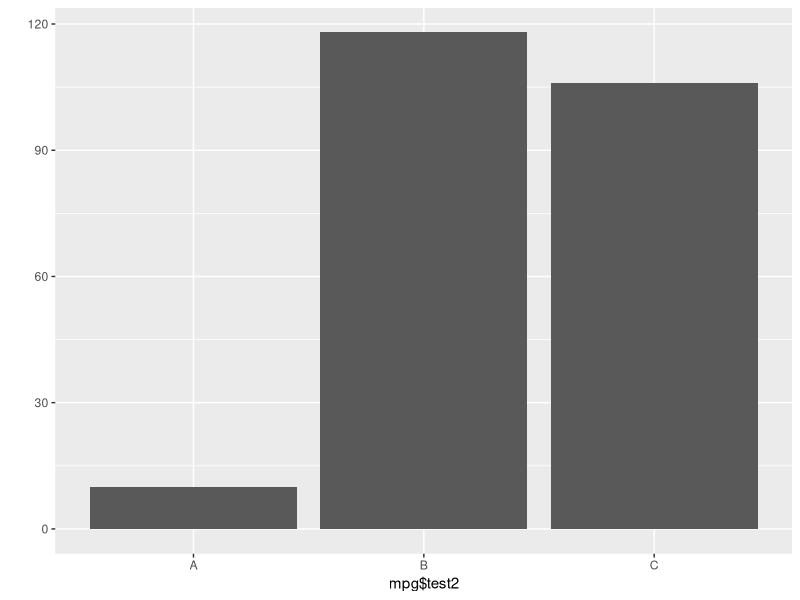

Source code (R):
library(ggplot2)

mpg <- as.data.frame(ggplot2::mpg)

mpg$total <- (mpg$cty + mpg$hwy)/2

#summary(mpg$total)
#hist(mpg$total)

mpg$test <- ifelse(mpg$total>=20, "pass", "fail")
#head(mpg, 20)
#table(mpg$test)
#qplot(mpg$test)

mpg$test2 <- ifelse(mpg$total >= 30 , "A",
                    ifelse(mpg$total >= 20, "B", "C"))

head(mpg, 20)
table(mpg$test2)
qplot(mpg$test2)
